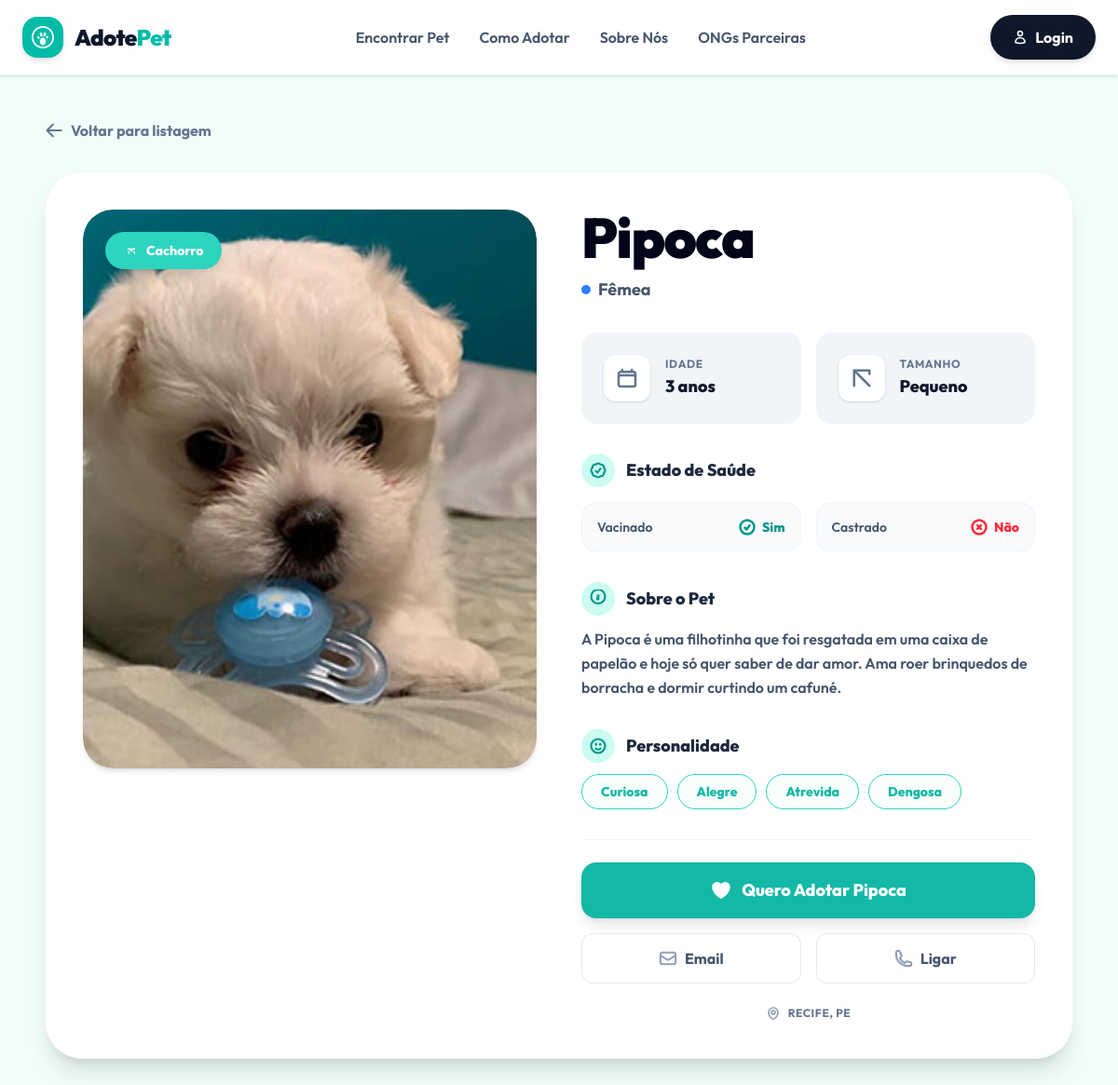
/animal/7/, run on the app's committed database.
### adocoes/models.py (models this page shows, shortened)
class Animal(models.Model):
    TAMANHO_CHOICES = [
        ('Pequeno', 'Pequeno'),
        ('Médio', 'Médio'),
        ('Grande', 'Grande'),
    ]
    SEXO_CHOICES = [
        ('Macho', 'Macho'),
        ('Fêmea', 'Fêmea'),
    ]
    ESPECIE_CHOICES = [
        ('Cachorro', 'Cachorro'),
        ('Gato', 'Gato'),
        ('Pássaro', 'Pássaro'),
        ('Outros', 'Outros'),
    ]
    IDADE_CATEGORIA_CHOICES = [
        ('Filhote', 'Filhote'),
        ('Jovem', 'Jovem'),
        ('Adulto', 'Adulto'),
        ('Sênior', 'Sênior'),
    ]
    nome = models.CharField(max_length=100, verbose_name="Nome")
    especie = models.CharField(max_length=20, choices=ESPECIE_CHOICES, default='Cachorro', verbose_name="Espécie")
    foto = models.ImageField(upload_to='animais/', verbose_name="Foto")
    idade = models.PositiveIntegerField(verbose_name="Idade")
    idade_categoria = models.CharField(max_length=20, choices=IDADE_CATEGORIA_CHOICES, default='Adulto', verbose_name="Categoria de Idade")
    tamanho = models.CharField(max_length=10, choices=TAMANHO_CHOICES, verbose_name="Tamanho")
    sexo = models.CharField(max_length=10, choices=SEXO_CHOICES, verbose_name="Sexo")
    caracteristicas = models.TextField(verbose_name="Características", help_text="Ex: Carinhoso, Brincalhão, Obediente")
    descricao = models.TextField(verbose_name="Descrição")
    vacinado = models.BooleanField(default=False, verbose_name="Vacinado")
    castrado = models.BooleanField(default=False, verbose_name="Castrado")
    def caracteristicas_list(self):
        if self.caracteristicas:
            return [c.strip() for c in self.caracteristicas.split(',') if c.strip()]
        return []
    class Meta:
        verbose_name = "Animal"
        verbose_name_plural = "Animais"

### adocoes/views.py (the view)
# urls.py: path('animal/<int:pk>/', views.detalhe, name='detalhe'),
def detalhe(request, pk):
    animal = get_object_or_404(Animal, pk=pk)
    adotado = request.GET.get('adotado') == '1'
    if adotado:
        if request.user.is_authenticated:
            InteresseAdocao.objects.get_or_create(animal=animal, usuario=request.user)
        else:
            messages.info(request, "Por favor, faça login para manifestar interesse de adoção.")
            return redirect(f"/login/?next={request.path}%3Fadotado%3D1")
    context = {
        'animal': animal,
        'adotado': adotado,
    }
    return render(request, 'detalhe.html', context)

### adocoes/templates/detalhe.html (shortened to what this page needs)
{% extends 'base.html' %}
{% block content %}
<section class="bg-[#F0FDF9] py-12 px-4 md:px-12 min-h-screen">
    <div class="max-w-6xl mx-auto">
        <a href="{% url 'home' %}" class="inline-flex items-center gap-2 text-slate-500 hover:text-teal-600 font-bold mb-8 transition-colors group">
            <svg xmlns="http://www.w3.org/2000/svg" fill="none" viewBox="0 0 24 24" stroke-width="2.5" stroke="currentColor" class="w-5 h-5 group-hover:-translate-x-1 transition-transform">
                <path stroke-linecap="round" stroke-linejoin="round" d="M10.5 19.5 3 12m0 0 7.5-7.5M3 12h18" />
            </svg>
            <span>Voltar para listagem</span>
        </a>
        <div class="bg-white rounded-[2.5rem] shadow-xl border border-slate-100 p-6 md:p-10">
            <div class="grid grid-cols-1 md:grid-cols-2 gap-12">
                <div class="relative w-full h-[600px] rounded-[2rem] overflow-hidden bg-slate-100 shadow-md">
                    {% if animal.foto %}
                        <img src="{{ animal.foto.url }}" alt="{{ animal.nome }}" class="w-full h-full object-cover rounded-[2rem]">
                    {% else %}
                        <div class="w-full h-full flex items-center justify-center text-slate-400 font-bold bg-slate-200 rounded-[2rem]">
                            Sem Foto
                        </div>
                    {% endif %}
                    <div class="absolute top-6 left-6 bg-[#2DD4BF] text-white px-5 py-2.5 rounded-full text-sm font-extrabold shadow-lg flex items-center gap-2">
                        <span>{{ animal.especie }}</span>
                    </div>
                </div>
                <div class="flex flex-col justify-between">
                    <div>
                        <div class="mb-8">
                            <h1 class="text-6xl font-black text-slate-950 tracking-tight leading-none mb-3">
                                {{ animal.nome }}
                            </h1>
                            <p class="text-slate-600 font-bold flex items-center gap-2 text-lg">
                                <span class="inline-block w-2.5 h-2.5 bg-blue-500 rounded-full"></span>
                                <span>{% if animal.genero %}{{ animal.genero }}{% else %}{{ animal.sexo }}{% endif %}</span>
                            </p>
                        </div>
                        <div class="grid grid-cols-2 gap-4 mb-8">
                            <div class="bg-slate-100 p-6 rounded-2xl flex items-center gap-4">
                                <div class="text-slate-500 bg-white p-3 rounded-xl shadow-sm border border-slate-100/50">
                                </div>
                                <div>
                                    <p class="text-xs text-slate-500 font-bold uppercase tracking-wider mb-0.5">Idade</p>
                                    <p class="text-slate-900 font-extrabold text-lg">{{ animal.idade }} anos</p>
                                </div>
                            </div>
                            <div class="bg-slate-100 p-6 rounded-2xl flex items-center gap-4">
                                <div class="text-slate-500 bg-white p-3 rounded-xl shadow-sm border border-slate-100/50">
                                    <svg xmlns="http://www.w3.org/2000/svg" fill="none" viewBox="0 0 24 24" stroke-width="2.5" stroke="currentColor" class="w-6 h-6">
                                        <path stroke-linecap="round" stroke-linejoin="round" d="M3.75 3.75v16.5m0-16.5h16.5m-16.5 0 16.5 16.5M16.5 3.75H20.25V7.5" />
                                    </svg>
                                </div>
                                <div>
                                    <p class="text-xs text-slate-500 font-bold uppercase tracking-wider mb-0.5">Tamanho</p>
                                    <p class="text-slate-900 font-extrabold text-lg">{{ animal.tamanho }}</p>
                                </div>
                            </div>
                        </div>
                        <div class="mb-8">
                            <h3 class="text-xl font-bold text-slate-950 mb-4 flex items-center gap-3">
                                <span class="bg-teal-100 text-teal-600 rounded-full p-2 inline-flex items-center justify-center">
                                </span>
                                <span class="font-extrabold text-lg text-slate-800">Estado de Saúde</span>
                            </h3>
                            <div class="grid grid-cols-2 gap-4">
                                <div class="flex items-center justify-between bg-slate-50 border border-slate-100 p-4 rounded-2xl">
                                    <span class="text-sm font-semibold text-slate-600">Vacinado</span>
                                    <div class="flex items-center gap-1.5 font-extrabold text-sm">
                                        {% if animal.vacinado %}
                                            <svg xmlns="http://www.w3.org/2000/svg" fill="none" viewBox="0 0 24 24" stroke-width="3" stroke="currentColor" class="w-5 h-5 text-teal-600">
                                                <path stroke-linecap="round" stroke-linejoin="round" d="M9 12.75 11.25 15 15 9.75M21 12a9 9 0 1 1-18 0 9 9 0 0 1 18 0Z" />
                                            </svg>
                                            <span class="text-teal-600">Sim</span>
                                        {% endif %}
                                    </div>
                                </div>
                                <div class="flex items-center justify-between bg-slate-50 border border-slate-100 p-4 rounded-2xl">
                                    <span class="text-sm font-semibold text-slate-600">Castrado</span>
                                    <div class="flex items-center gap-1.5 font-extrabold text-sm">
                                        {% if animal.castrado %}
                                            <svg xmlns="http://www.w3.org/2000/svg" fill="none" viewBox="0 0 24 24" stroke-width="3" stroke="currentColor" class="w-5 h-5 text-teal-600">
                                                <path stroke-linecap="round" stroke-linejoin="round" d="M9 12.75 11.25 15 15 9.75M21 12a9 9 0 1 1-18 0 9 9 0 0 1 18 0Z" />
                                            </svg>
                                            <span class="text-teal-600">Sim</span>
                                        {% else %}
                                            <svg xmlns="http://www.w3.org/2000/svg" fill="none" viewBox="0 0 24 24" stroke-width="3" stroke="currentColor" class="w-5 h-5 text-red-500">
                                                <path stroke-linecap="round" stroke-linejoin="round" d="m9.75 9.75 4.5 4.5m0-4.5-4.5 4.5M21 12a9 9 0 1 1-18 0 9 9 0 0 1 18 0Z" />
                                            </svg>
                                            <span class="text-red-500">Não</span>
                                        {% endif %}
                                    </div>
                                </div>
                            </div>
                        </div>
                        <div class="mb-8">
                            <h3 class="text-xl font-bold text-slate-950 mb-3 flex items-center gap-3">
                                <span class="bg-teal-100 text-teal-600 rounded-full p-2 inline-flex items-center justify-center">
                                </span>
                                <span class="font-extrabold text-lg text-slate-800">Sobre o Pet</span>
                            </h3>
                            <p class="text-slate-600 leading-relaxed font-semibold">
                                {{ animal.descricao|default:"Nenhuma descrição detalhada informada pelo protetor." }}
                            </p>
                        </div>
                        <div class="mb-8">
                            <h3 class="text-xl font-bold text-slate-950 mb-3 flex items-center gap-3">
                                <span class="bg-teal-100 text-teal-600 rounded-full p-2 inline-flex items-center justify-center">
                                </span>
                                <span class="font-extrabold text-lg text-slate-800">Personalidade</span>
                            </h3>
                            <div class="flex flex-wrap gap-2.5">
                                {% if animal.caracteristicas_list %}
                                    {% for tag in animal.caracteristicas_list %}
                                        <span class="px-5 py-2 text-sm font-extrabold rounded-full bg-teal-50/50 text-[#14B8A6] border border-[#2DD4BF] hover:scale-105 transition-transform duration-200">
                                            {{ tag }}
                                        </span>
                                    {% endfor %}
                                {% else %}
                                    <span class="text-slate-400 text-sm font-medium italic">Não informado</span>
                                {% endif %}
                            </div>
                        </div>
                    </div>
                    <div class="pt-6 border-t border-slate-100">
                        <a href="?adotado=1" class="w-full bg-[#14B8A6] hover:bg-[#0D9488] text-white font-extrabold text-lg py-4 rounded-2xl transition-all duration-300 flex items-center justify-center gap-2.5 shadow-lg shadow-teal-150/45 hover:shadow-xl hover:shadow-teal-200/50 hover:scale-[1.01] cursor-pointer">
                            <span>Quero Adotar {{ animal.nome }}</span>
                        </a>
                        <div class="grid grid-cols-2 gap-4 mt-4">
                            <button class="flex items-center justify-center gap-2 py-3.5 rounded-xl border border-slate-200 text-slate-600 font-bold hover:bg-slate-50 transition-colors cursor-pointer">
                                <span>Email</span>
                            </button>
                            <button class="flex items-center justify-center gap-2 py-3.5 rounded-xl border border-slate-200 text-slate-600 font-bold hover:bg-slate-50 transition-colors cursor-pointer">
                                <span>Ligar</span>
                            </button>
                        </div>
                        <div class="flex items-center justify-center gap-2 text-slate-500 text-xs font-bold mt-6 uppercase tracking-wider">
                            <span>{% if animal.localizacao %}{{ animal.localizacao }}{% else %}Recife, PE{% endif %}</span>
                        </div>
                    </div>
                </div>
            </div>
        </div>
    </div>
</section>
{% endblock %}

### adocoes/templates/base.html (style rules this page uses)
body { font-family: 'Outfit', sans-serif; }

### data on the page
Animal: foto (picture), especie "Cachorro", nome "Pipoca", sexo "Fêmea", idade "3", tamanho "Pequeno", descricao "A Pipoca é uma filhotinha que foi resgatada em uma caixa de papelão e hoje só quer saber de dar amor. Ama roer brinquedos de borracha e dormir curtindo um cafuné."

### other printed values
{{ tag }} "Curiosa" "Alegre" "Atrevida" "Dengosa"
